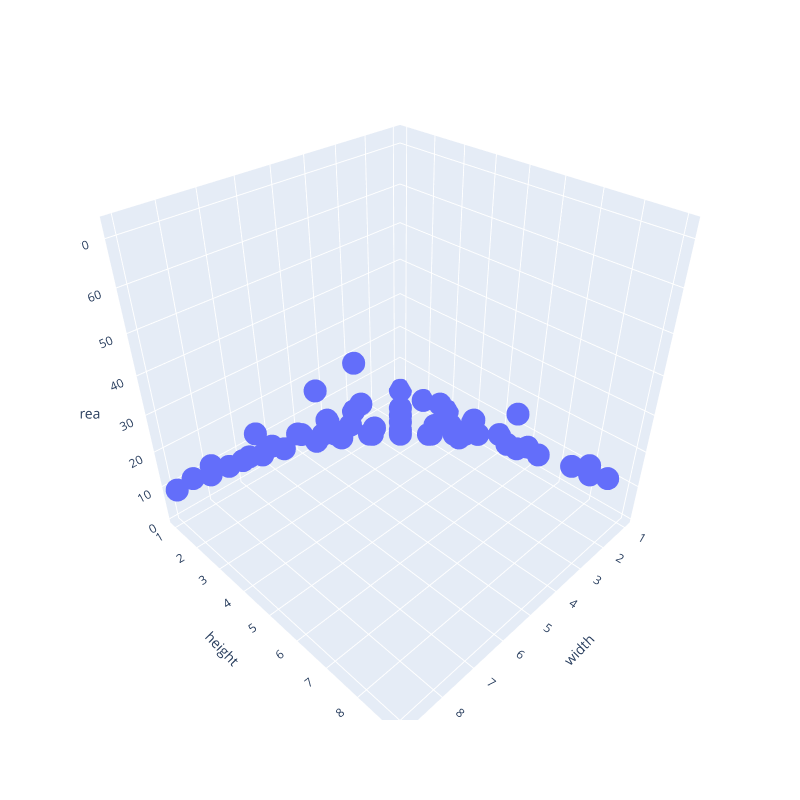

The notebook cell this image was saved under:
### Code cell
px.scatter_3d(rectangle, x="width", y="height", z="area", 
              width=800, height=800)

### Figure 1 — Plotly figure (JSON) as saved in the notebook; plotly's stock layout.template omitted (floating-point values rounded to 4 significant figures)
{"data": [{"hovertemplate": "width=%{x}<br>height=%{y}<br>area=%{z}<extra></extra>", "legendgroup": "", "marker": {"color": "#636efa", "symbol": "circle"}, "mode": "markers", "name": "", "scene": "scene", "showlegend": false, "type": "scatter3d", "x": [8, 2, 1, 9, 9, 3, 4, 6, 7, 8, 5, 9, 8, 1, 2, 7, 7, 2, 2, 4, 8, 8, 9, 7, 8, 6, 6, 8, 7, 4, 4, 9, 4, 1, 8, 5, 9, 6, 3, 7, 7, 3, 5, 7, 8, 2, 7, 1, 3, 2, 5, 9, 6, 2, 6, 9, 2, 3, 6, 8, 9, 3, 2, 1, 3, 2, 6, 5, 2, 2, 1, 1, 6, 8, 2, 4, 1, 9, 5, 3, 2, 2, 8, 1, 5, 5, 9, 3, 9, 8, 9, 4, 4, 1, 6, 8, 8, 1, 1, 2], "y": [6, 4, 3, 3, 8, 1, 2, 5, 1, 2, 5, 5, 4, 2, 9, 8, 5, 4, 5, 3, 1, 5, 8, 3, 3, 6, 4, 4, 2, 4, 1, 7, 2, 2, 1, 4, 5, 9, 7, 3, 7, 3, 5, 3, 2, 6, 1, 2, 5, 6, 6, 1, 3, 6, 8, 1, 8, 7, 5, 6, 2, 9, 5, 4, 3, 9, 4, 2, 6, 5, 3, 3, 7, 6, 7, 6, 1, 8, 5, 9, 8, 2, 3, 8, 1, 7, 5, 1, 7, 5, 8, 5, 5, 5, 6, 5, 7, 4, 6, 6], "z": [48, 8, 3, 27, 72, 3, 8, 30, 7, 16, 25, 45, 32, 2, 18, 56, 35, 8, 10, 12, 8, 40, 72, 21, 24, 36, 24, 32, 14, 16, 4, 63, 8, 2, 8, 20, 45, 54, 21, 21, 49, 9, 25, 21, 16, 12, 7, 2, 15, 12, 30, 9, 18, 12, 48, 9, 16, 21, 30, 48, 18, 27, 10, 4, 9, 18, 24, 10, 12, 10, 3, 3, 42, 48, 14, 24, 1, 72, 25, 27, 16, 4, 24, 8, 5, 35, 45, 3, 63, 40, 72, 20, 20, 5, 36, 40, 56, 4, 6, 12]}], "layout": {"height": 800, "legend": {"tracegroupgap": 0}, "margin": {"t": 60}, "scene": {"domain": {"x": [0, 1], "y": [0, 1]}, "xaxis": {"title": {"text": "width"}}, "yaxis": {"title": {"text": "height"}}, "zaxis": {"title": {"text": "area"}}}, "width": 800}}
